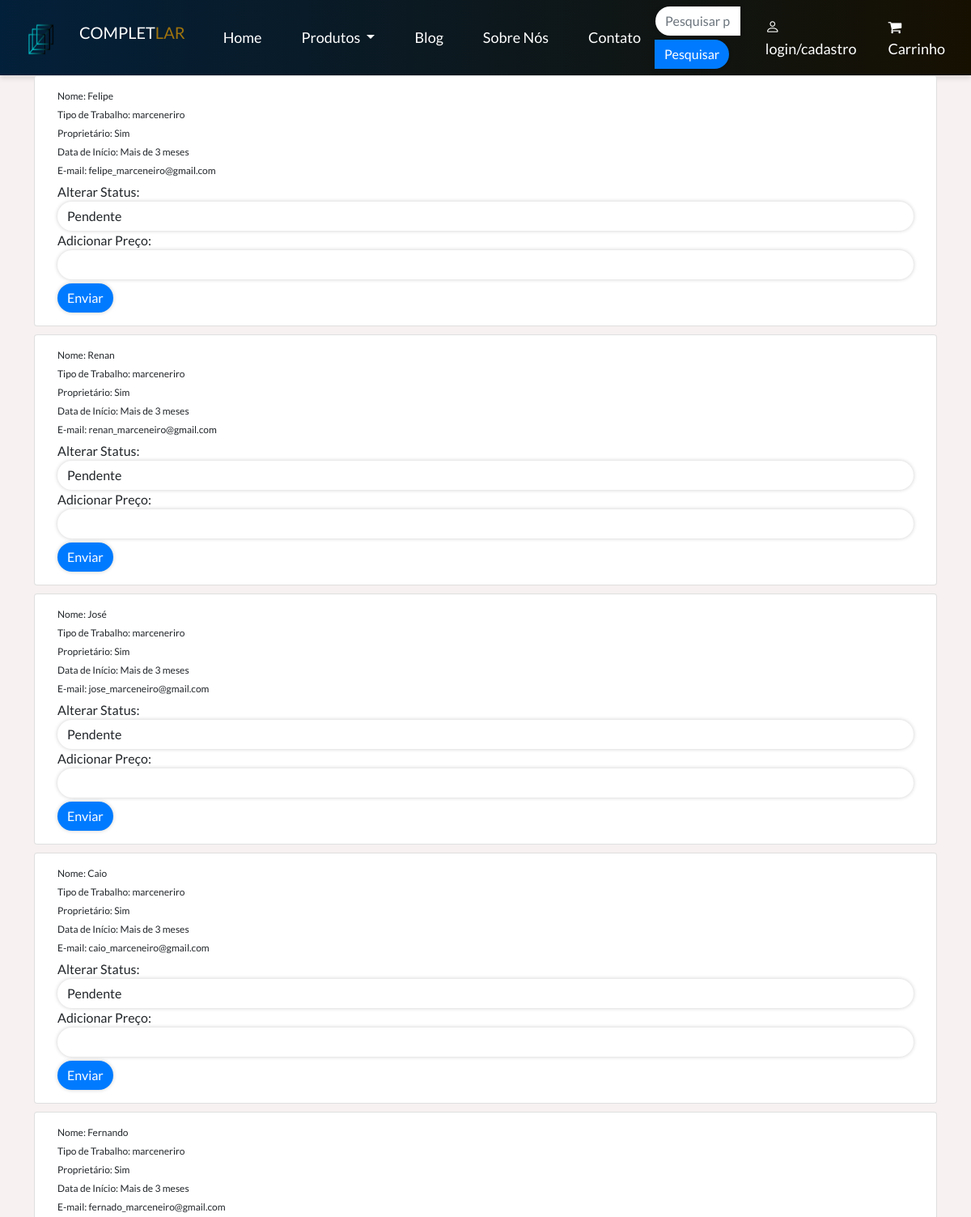
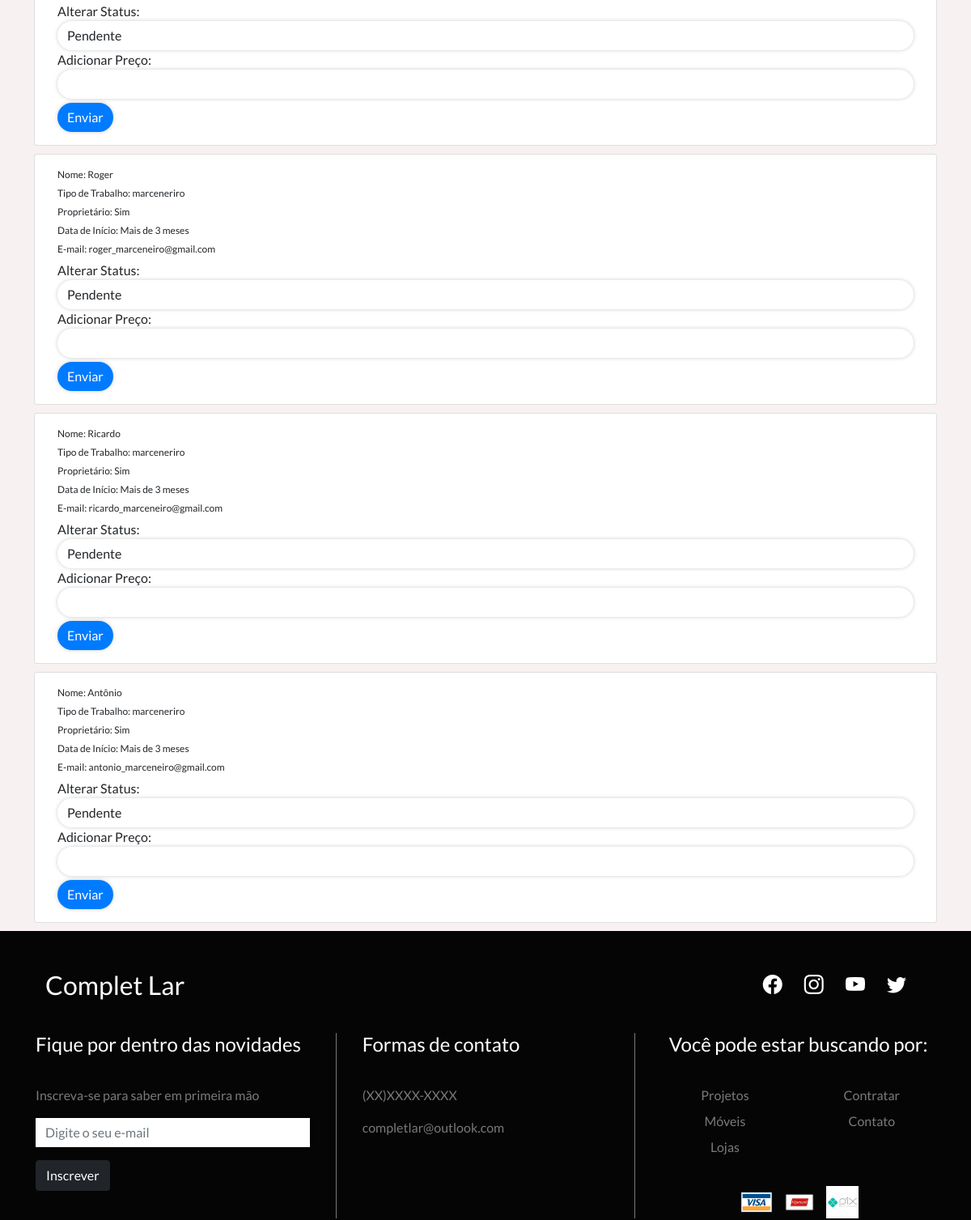
The page /administrador/Marceneiro/marceneiro.php (upper part) on the database as committed earlier (2 pictures, top to bottom).
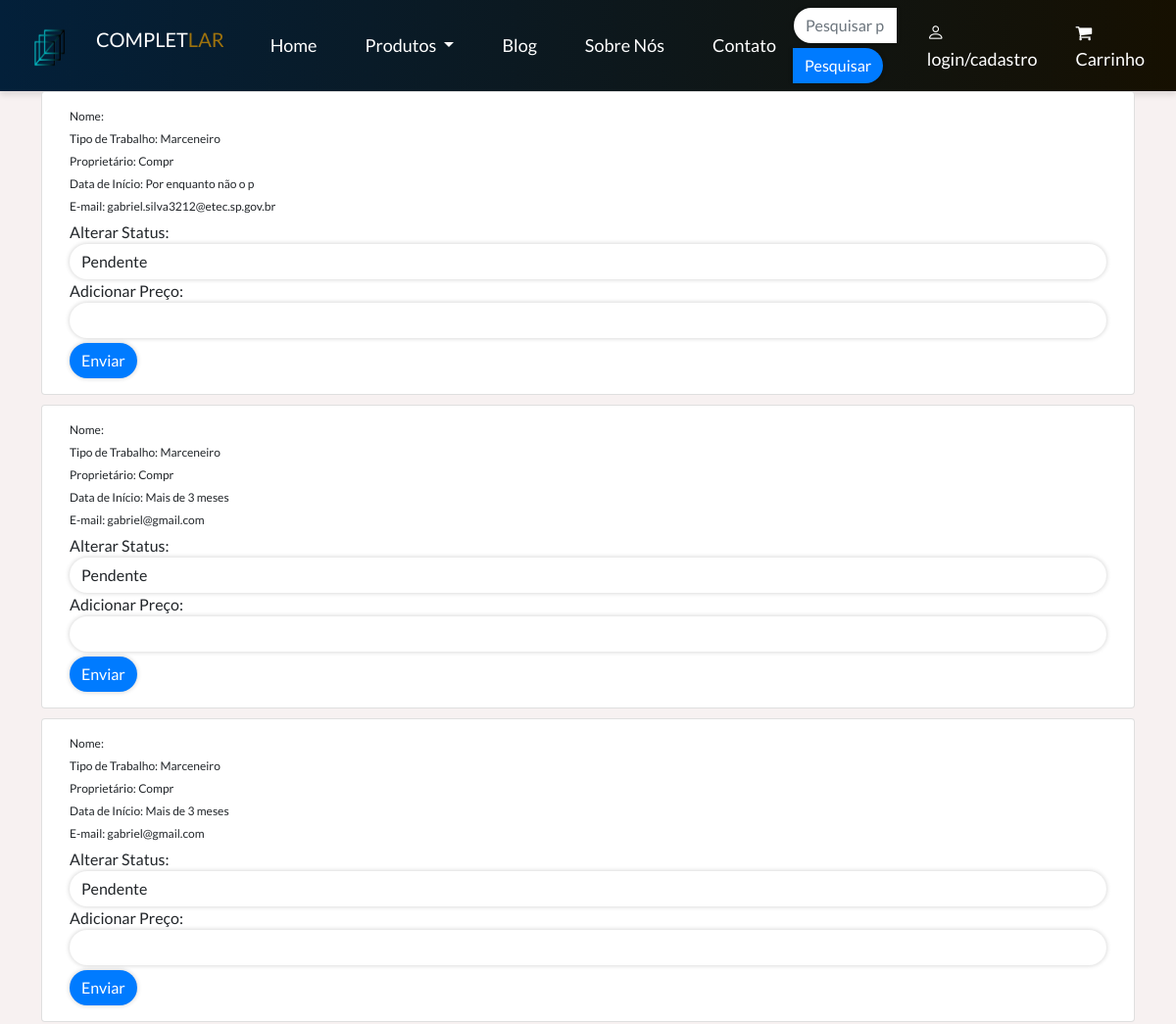
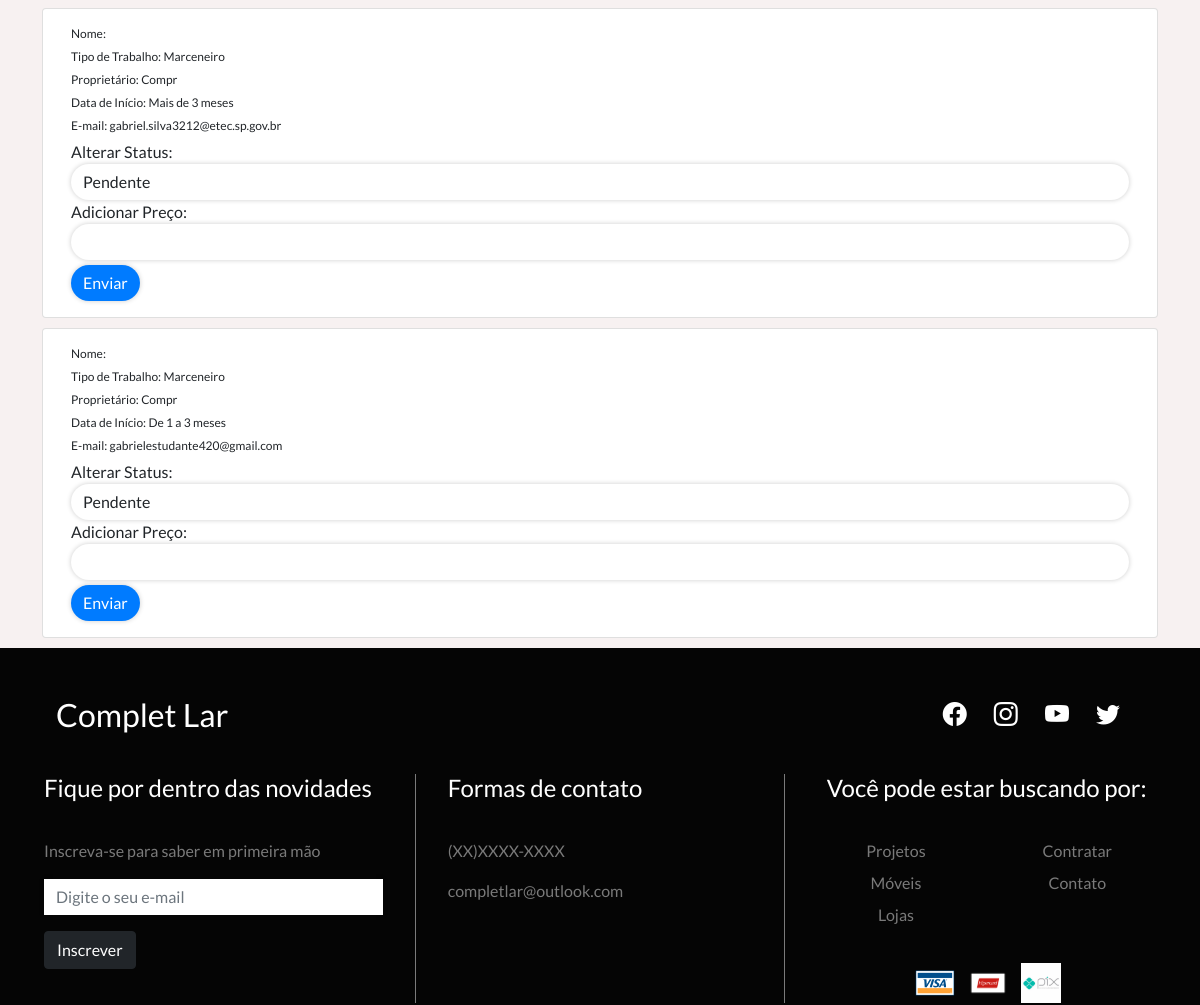
The same page on the database as committed later (2 pictures, top to bottom).
### tables this page shows
CREATE TABLE `orcamentos` (
  `id` int(11) NOT NULL,
  `Name` varchar(30) NOT NULL,
  `tipoTrabalho` varchar(255) DEFAULT NULL,
  `cep` varchar(50) DEFAULT NULL,
  `budget` varchar(5) DEFAULT NULL,
  `ownership` varchar(5) DEFAULT NULL,
  `startDate` varchar(20) DEFAULT NULL,
  `additionalDetails` text DEFAULT NULL,
  `nome` varchar(255) DEFAULT NULL,
  `email` varchar(255) DEFAULT NULL,
  `phone` varchar(20) DEFAULT NULL,
  `privacyPolicy` tinyint(1) DEFAULT NULL,
  `receivePromotions` tinyint(1) DEFAULT NULL,
  `status` enum('Pendente','Aprovado','Rejeitado') DEFAULT NULL,
  `caminho_imagem` blob NOT NULL,
  `preco` varchar(255) NOT NULL
);

### administrador/Marceneiro/marceneiro.php (the view, shortened to what this page needs)
<!DOCTYPE html>
<html lang="pt-br">
<head>
    <link href="https://cdn.jsdelivr.net/npm/bootstrap@5.3.2/dist/css/bootstrap.min.css" rel="stylesheet">
</head>
<body>
<?php include 'header2.php'; ?>
<div class="container">
    <div class="row justify-content-center align-items-center">
        <?php
        try {
            $conn = new PDO("mysql:host=localhost;dbname=completlar", "root", "");
            $conn->setAttribute(PDO::ATTR_ERRMODE, PDO::ERRMODE_EXCEPTION);
            $sql = "SELECT * FROM orcamentos";
            $result = $conn->query($sql);
            if ($result->rowCount() > 0) {
                while ($row = $result->fetch(PDO::FETCH_ASSOC)) {
                    echo '<div class="card">';
                    echo '<div class="card-body">';
                    echo '<p class="card-text">Nome: ' . $row["nome"] . '</p>';
                    echo '<p class="card-text">Tipo de Trabalho: ' . $row["tipoTrabalho"] . '</p>';
                    echo '<p class="card-text">Proprietário: ' . $row["ownership"] . '</p>';
                    echo '<p class="card-text">Data de Início: ' . $row["startDate"] . '</p>';
                    echo '<p class="card-text">E-mail: ' . $row["email"] . '</p>';
                    echo '<form action="process_aprovar_orcamento.php" method="post">';
                    echo '<label for="status">Alterar Status: </label>';
                    echo '<select class="form-control" id="status" name="status">';
                    echo '<option value="Pendente">Pendente</option>';
                    echo '</select>';
                    echo '<label for="price">Adicionar Preço: </label>';
                    echo '<input type="text" name="price" class="form-control">';
                    echo '<button type="submit" class="btn btn-primary">Enviar</button>';
                    echo '</form>';
                    echo '</div>';
                    echo '</div>';
                }
            } else {
                echo 'Nenhum orçamento pendente.';
            }
        } catch (PDOException $e) {
            echo "Erro ao conectar ao banco de dados: " . $e->getMessage();
        }
        ?>
    </div>
</div>
<?php include 'footer.php'; ?>
</body>
</html>

Rows that differ between the two databases and show on the page:
removed orcamentos: nome "Fernando", tipoTrabalho "marceneriro", ownership "Sim", startDate "Mais de 3 meses", email "fernado_marceneiro@gmail.com"
removed orcamentos: nome "Roger", tipoTrabalho "marceneriro", ownership "Sim", startDate "Mais de 3 meses", email "roger_marceneiro@gmail.com"
removed orcamentos: nome "Ricardo", tipoTrabalho "marceneriro", ownership "Sim", startDate "Mais de 3 meses", email "ricardo_marceneiro@gmail.com"
removed orcamentos: nome "Antônio", tipoTrabalho "marceneriro", ownership "Sim", startDate "Mais de 3 meses", email "antonio_marceneiro@gmail.com"
added orcamentos: tipoTrabalho "Marceneiro", ownership "Compr", startDate "Por enquanto não o p", email "gabriel.silva3212@etec.sp.gov.br"
changed orcamentos (number 2 of 5 on the later page): tipoTrabalho "marceneriro" → "Marceneiro"; ownership "Sim" → "Compr"; email "felipe_marceneiro@gmail.com" → "gabriel@gmail.com"; nome "Felipe" → (not shown)
changed orcamentos (number 3 of 5 on the later page): tipoTrabalho "marceneriro" → "Marceneiro"; ownership "Sim" → "Compr"; email "renan_marceneiro@gmail.com" → "gabriel@gmail.com"; nome "Renan" → (not shown)
changed orcamentos (number 4 of 5 on the later page): tipoTrabalho "marceneriro" → "Marceneiro"; ownership "Sim" → "Compr"; email "jose_marceneiro@gmail.com" → "gabriel.silva3212@etec.sp.gov.br"; nome "José" → (not shown)
changed orcamentos: tipoTrabalho "marceneriro" → "Marceneiro"; ownership "Sim" → "Compr"; startDate "Mais de 3 meses" → "De 1 a 3 meses"; email "caio_marceneiro@gmail.com" → "gabrielestudante420@gmail.com"; nome "Caio" → (not shown)
